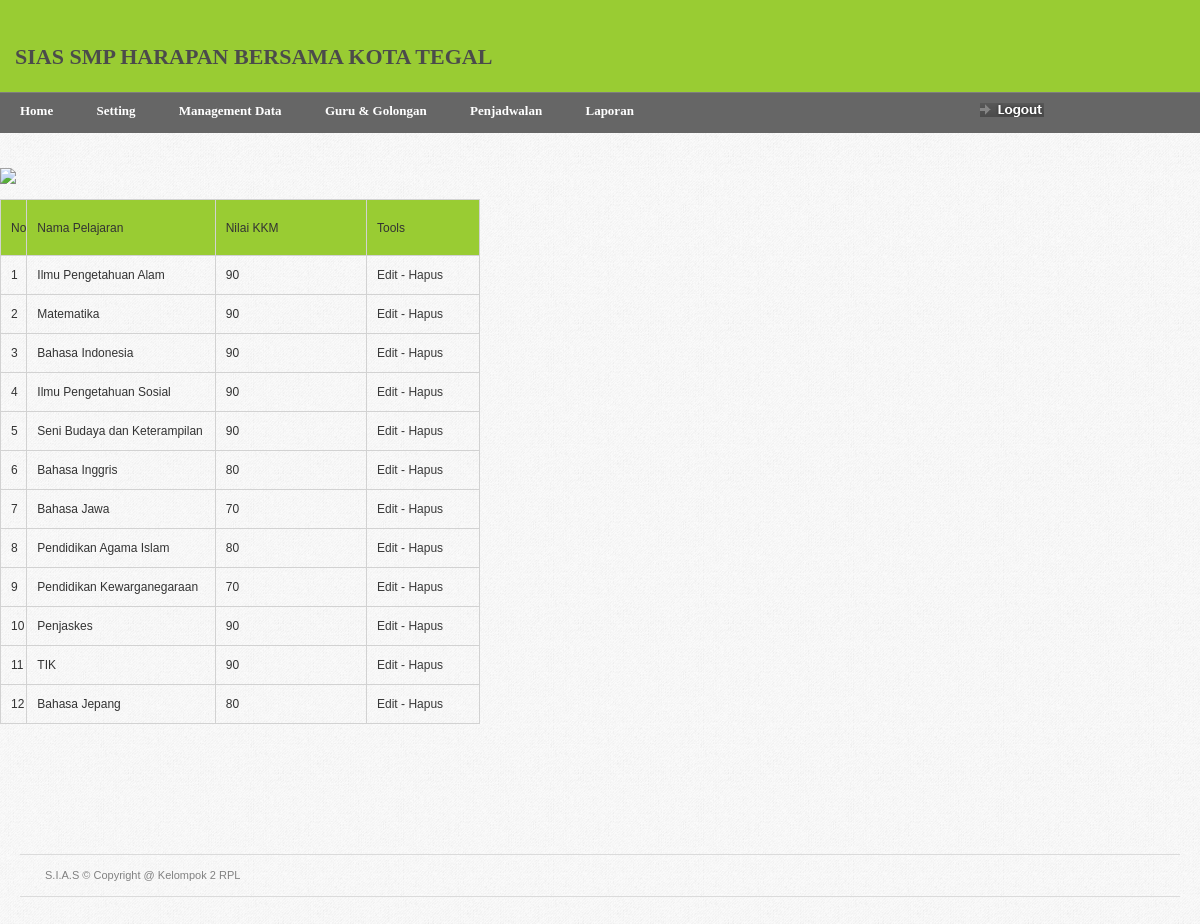
The app's page /home.php?page=pelajarantampil (signed in) with its own data.
### tables this page shows
CREATE TABLE IF NOT EXISTS `setup_pelajaran` (
  `id_pelajaran` int(3) NOT NULL auto_increment,
  `nama_pelajaran` varchar(50) NOT NULL,
  `kkm` char(5) NOT NULL,
  PRIMARY KEY  (`id_pelajaran`)
);

### pelajarantampil.php (the view, shortened to what this page needs)
<span>
<h2>
<a href="?page=pelajaraninput"><img src="images/tombol/cooltext1864696746.png" /></a></h2>
<table width="40%" border="0" cellspacing="0" cellpadding="0" id="product-table">
  <tr bgcolor="#99CC33">
  <td>No</td>
    <td width="41%" height="35">Nama Pelajaran</td>
    <td width="34%">Nilai KKM</td>
    <td width="25%">Tools</td>
  </tr>
  <?php
  $rw=mysql_query("Select * from setup_pelajaran");
  while($s=mysql_fetch_array($rw))
  {
  ?>
  <tr>
  	<td><?php echo $c=$c+1;?></td>
    <td><?php echo $s['nama_pelajaran']; ?></td>
	<td><?php echo $s['kkm']; ?></td>
    <td><a href="?page=pelajaranedit&id_pelajaran=<?php echo sha1($s['id_pelajaran']); ?>">Edit</a> - <a href="?page=pelajarantampil&del=1&id_pelajaran=<?php echo sha1($s['id_pelajaran']); ?>">Hapus</a></td>
  </tr>
  <?php
  }
  ?>
</table>
</span>

### css/screen.css (style rules this page uses)
* { margin: 0; padding: 0; }
html, body { height: 100%; }
body { background: url(../images/gray_jean.png); color: #393939; font-family: Arial; font-size: 0px; line-height: 0; }
h2 { color: #393939; font-size: 16px; font-weight: bold; line-height: 20px; margin-bottom: 10px; }
#product-table { margin-bottom: 20px; }
#product-table td a { color: #393939; }
#product-table td { border: 1px solid #d2d2d2; padding: 10px 0 10px 10px; }
table { border-collapse: collapse; }
a { outline: none; text-decoration: none; }
img { border: 0; }

### records on screen
setup_pelajaran: nama_pelajaran "Ilmu Pengetahuan Alam", kkm "90"
setup_pelajaran: c "2", nama_pelajaran "Matematika", kkm "90"
setup_pelajaran: c "3", nama_pelajaran "Bahasa Indonesia", kkm "90"
setup_pelajaran: c "4", nama_pelajaran "Ilmu Pengetahuan Sosial", kkm "90"
setup_pelajaran: c "5", nama_pelajaran "Seni Budaya dan Keterampilan", kkm "90"
setup_pelajaran: c "6", nama_pelajaran "Bahasa Inggris", kkm "80"
setup_pelajaran: c "7", nama_pelajaran "Bahasa Jawa", kkm "70"
setup_pelajaran: c "8", nama_pelajaran "Pendidikan Agama Islam", kkm "80"
setup_pelajaran: c "9", nama_pelajaran "Pendidikan Kewarganegaraan", kkm "70"
setup_pelajaran: c "10", nama_pelajaran "Penjaskes", kkm "90"
setup_pelajaran: c "11", nama_pelajaran "TIK", kkm "90"
setup_pelajaran: c "12", nama_pelajaran "Bahasa Jepang", kkm "80"
